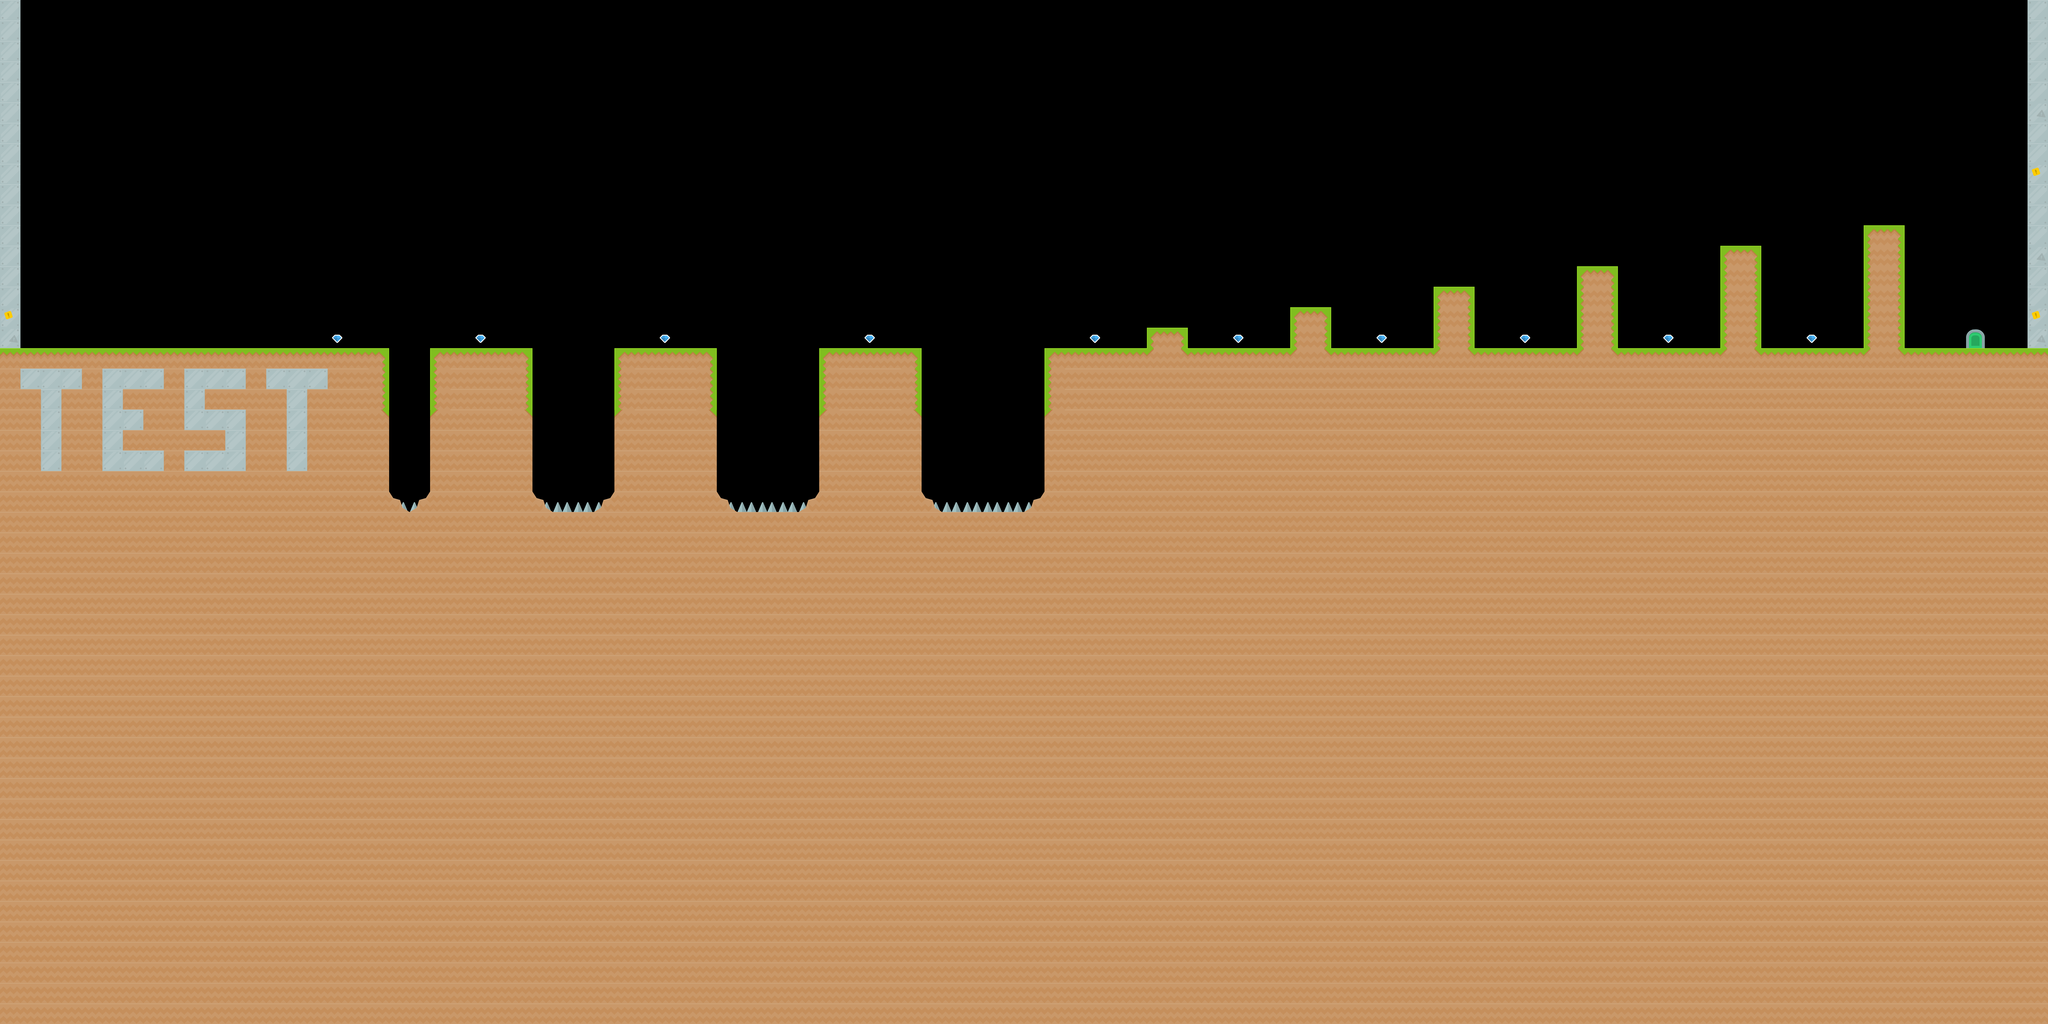

Tiled map render using the project's own tile images. Description and the map definition, with tile-layer contents summarised, below:
An orthogonal 100x50 tile map with 70x70 px tiles, 6 tile layers (Hazards, Background, Dynamic, Walls, ...), 2 tilesets and 1 object (beam).

<map version="1.2" tiledversion="1.2.3" orientation="orthogonal" renderorder="right-down" width="100" height="50" tilewidth="70" tileheight="70" infinite="0" nextlayerid="10" nextobjectid="5">
 <tileset firstgid="1" name="Kenny-Misc" tilewidth="70" tileheight="70" tilecount="13" columns="0">
  <grid orientation="orthogonal" width="1" height="1" />
  <tile id="0">
   <image width="64" height="64" source="tiles/PNG Items/platformPack_item007.png" />
  </tile>
  <tile id="1">
   <image width="64" height="64" source="tiles/PNG Items/platformPack_tile043.png" />
  </tile>
  <tile id="2">
   <image width="64" height="64" source="tiles/PNG Items/platformPack_tile051.png" />
  </tile>
  <tile id="3">
   <image width="64" height="64" source="tiles/PNG BG/platformPack_tile037.png" />
  </tile>
  <tile id="4">
   <image width="64" height="64" source="tiles/PNG BG/platformPack_tile038.png" />
  </tile>
  <tile id="5">
   <image width="64" height="64" source="tiles/PNG BG/platformPack_tile045.png" />
  </tile>
  <tile id="6">
   <image width="64" height="64" source="tiles/PNG BG/platformPack_tile047.png" />
  </tile>
  <tile id="7">
   <image width="64" height="64" source="tiles/PNG BG/platformPack_tile034.png" />
  </tile>
  <tile id="8">
   <image width="70" height="70" source="tiles/PNG BG/slice23_23.png" />
  </tile>
  <tile id="9">
   <image width="70" height="70" source="tiles/PNG BG/slice24_24.png" />
  </tile>
  <tile id="10">
   <image width="70" height="70" source="tiles/PNG BG/slice25_25.png" />
  </tile>
  <tile id="11">
   <image width="70" height="70" source="tiles/PNG BG/laserRedVertical.png" />
  </tile>
  <tile id="12">
   <image width="70" height="70" source="tiles/PNG BG/laserDown.png" />
  </tile>
 </tileset>
 <tileset firstgid="14" name="Kenny-Grass" tilewidth="70" tileheight="70" tilecount="36" columns="0">
  <grid orientation="orthogonal" width="1" height="1" />
  <tile id="0">
   <image width="70" height="70" source="tiles/PNG Grass/grassHalf.png" />
  </tile>
  <tile id="1">
   <image width="70" height="70" source="tiles/PNG Grass/grassHalfLeft.png" />
  </tile>
  <tile id="2">
   <image width="70" height="70" source="tiles/PNG Grass/grassHalfMid.png" />
  </tile>
  <tile id="3">
   <image width="70" height="70" source="tiles/PNG Grass/grassHalfRight.png" />
  </tile>
  <tile id="4">
   <image width="70" height="70" source="tiles/PNG Grass/slice01_01.png" />
  </tile>
  <tile id="5">
   <image width="70" height="70" source="tiles/PNG Grass/slice02_02.png" />
  </tile>
  <tile id="6">
   <image width="70" height="70" source="tiles/PNG Grass/slice03_03.png" />
  </tile>
  <tile id="7">
   <image width="70" height="70" source="tiles/PNG Grass/slice04_04.png" />
  </tile>
  <tile id="8">
   <image width="70" height="70" source="tiles/PNG Grass/slice05_05.png" />
  </tile>
  <tile id="9">
   <image width="70" height="70" source="tiles/PNG Grass/slice06_06.png" />
  </tile>
  <tile id="10">
   <image width="70" height="70" source="tiles/PNG Grass/slice07_07.png" />
  </tile>
  <tile id="11">
   <image width="70" height="70" source="tiles/PNG Grass/slice12_12.png" />
  </tile>
  <tile id="12">
   <image width="70" height="70" source="tiles/PNG Grass/slice13_13.png" />
  </tile>
  <tile id="13">
   <image width="70" height="70" source="tiles/PNG Grass/slice14_14.png" />
  </tile>
  <tile id="14">
   <image width="70" height="70" source="tiles/PNG Grass/slice15_15.png" />
  </tile>
  <tile id="15">
   <image width="70" height="70" source="tiles/PNG Grass/slice16_16.png" />
  </tile>
  <tile id="16">
   <image width="70" height="70" source="tiles/PNG Grass/slice17_17.png" />
  </tile>
  <tile id="17">
   <image width="70" height="70" source="tiles/PNG Grass/slice18_18.png" />
  </tile>
  <tile id="18">
   <image width="70" height="70" source="tiles/PNG Grass/slice19_19.png" />
  </tile>
  <tile id="19">
   <image width="70" height="70" source="tiles/PNG Grass/slice20_20.png" />
  </tile>
  <tile id="20">
   <image width="70" height="70" source="tiles/PNG Grass/slice21_21.png" />
  </tile>
  <tile id="21">
   <image width="70" height="70" source="tiles/PNG Grass/slice22_22.png" />
  </tile>
  <tile id="22">
   <image width="70" height="70" source="tiles/PNG Grass/slice23_23.png" />
  </tile>
  <tile id="23">
   <image width="70" height="70" source="tiles/PNG Grass/slice24_24.png" />
  </tile>
  <tile id="24">
   <image width="70" height="70" source="tiles/PNG Grass/slice25_25.png" />
  </tile>
  <tile id="25">
   <image width="70" height="70" source="tiles/PNG Grass/slice26_26.png" />
  </tile>
  <tile id="26">
   <image width="70" height="70" source="tiles/PNG Grass/slice27_27.png" />
  </tile>
  <tile id="27">
   <image width="70" height="70" source="tiles/PNG Grass/slice28_28.png" />
  </tile>
  <tile id="28">
   <image width="70" height="70" source="tiles/PNG Grass/slice29_29.png" />
  </tile>
  <tile id="29">
   <image width="70" height="70" source="tiles/PNG Grass/slice30_30.png" />
  </tile>
  <tile id="30">
   <image width="70" height="70" source="tiles/PNG Grass/slice31_31.png" />
  </tile>
  <tile id="31">
   <image width="70" height="70" source="tiles/PNG Grass/slice32_32.png" />
  </tile>
  <tile id="32">
   <image width="70" height="70" source="tiles/PNG Grass/slice33_33.png" />
  </tile>
  <tile id="33">
   <image width="70" height="70" source="tiles/PNG Grass/slice34_34.png" />
  </tile>
  <tile id="34">
   <image width="70" height="70" source="tiles/PNG Grass/slice35_35.png" />
  </tile>
  <tile id="35">
   <image width="70" height="70" source="tiles/PNG Grass/slice36_36.png" />
  </tile>
 </tileset>
 <layer id="5" name="Hazards" width="100" height="50">
  <data>[5000 cells, 17 non-empty, 1 distinct tile ids]</data>
 </layer>
 <layer id="4" name="Background" width="100" height="50">
  <data>[5000 cells, 8 non-empty, 2 distinct tile ids]</data>
 </layer>
 <layer id="6" name="Dynamic" width="100" height="50">
  <data>[5000 cells, 0 non-empty, 0 distinct tile ids]</data>
 </layer>
 <layer id="2" name="Walls" width="100" height="50">
  <data>[5000 cells, 3240 non-empty, 13 distinct tile ids]</data>
 </layer>
 <layer id="3" name="Items" width="100" height="50">
  <data>[5000 cells, 10 non-empty, 1 distinct tile ids]</data>
 </layer>
 <layer id="7" name="Door" width="100" height="50">
  <data>[5000 cells, 1 non-empty, 1 distinct tile ids]</data>
 </layer>
 <objectgroup id="9" name="Laser">
  <object id="3" name="beam" gid="12" x="0" y="3500" width="70" height="3500" />
 </objectgroup>
</map>
